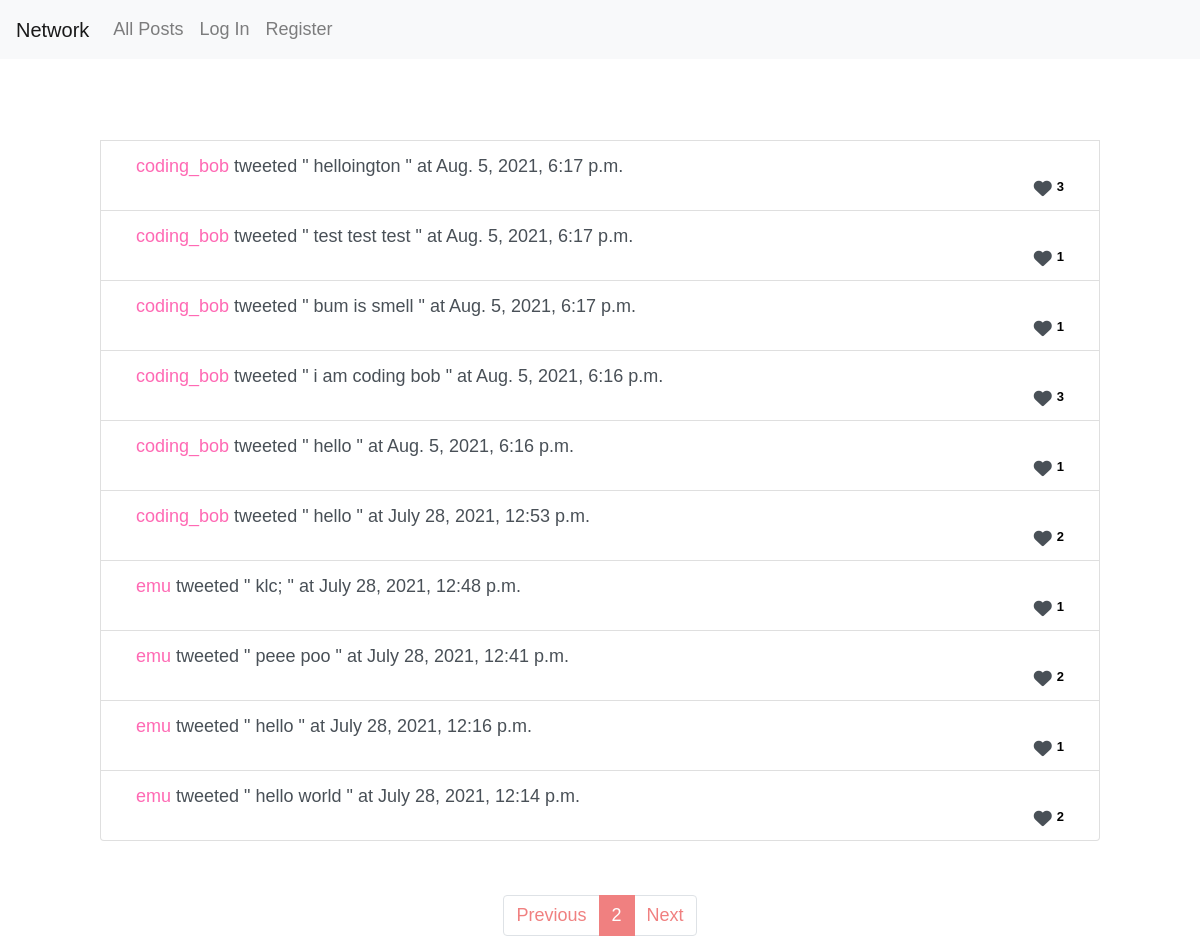
Screenshot of /?page=2 with the database file from the repository.
### network/models.py (models this page shows, shortened)
class Post(models.Model):
    user = models.ForeignKey(User, on_delete=models.CASCADE, default=0)
    user_name = models.CharField(max_length=25, default="string", null=True, blank=True)
    post = models.CharField(max_length=1440, default='', null=True, blank=True)
    time_added = models.DateTimeField(max_length=64, default=datetime.now(timezone.utc))
    likes = models.IntegerField(default="0")

### network/views.py (the view)
# urls.py: path("", views.index, name="index"),
def index(request):
    allposts = Post.objects.all().order_by('-time_added')
    for post in allposts:
        post.likes = Like.objects.filter(post=post).count()
        post.save()
    vals = allposts.values_list('id', 'user', 'user_name', 'post', 'time_added', 'likes')
    smem = Like.objects.filter(liker=request.user.id)
    smeg = smem.values_list('post')
    liked_posts = []
    for i in smeg:
        liked_posts.append(i[0])
    print("liked posts", liked_posts)
    paginator = Paginator(vals, 10)
    page_number = request.GET.get('page')
    page_obj = paginator.get_page(page_number)
    hello = vals[3]
    print("hello there: ", hello)
    form = EditForm({'id': vals[0], 'post': hello})
    return render(request, "network/index.html", {
        "vals": vals,
        "page_obj": page_obj,
        "form": form,
        "liked_posts": liked_posts
    })

### network/templates/network/index.html (shortened to what this page needs)
{% extends "network/layout.html" %}
{% block body %}
<div style="padding-left: 100px; padding-right: 100px;"><br><br>
        <br>
{% for i in page_obj.object_list %}
<li class="list-group-item list-group-item-action"> <div class="container">
<div id="divvo_{{ i.0 }}"><div class="tweeto_{{ i.0 }}"> <a href="{% url 'load_profile' i.1 %}"> {{ i.2 }} </a>tweeted " {{ i.3 }} " at {{ i.4 }} </div> </div>
{% if user.is_authenticated and i.0 not in liked_posts %}
<i class="fas fa-heart" id="authenticatedheart{{i.0}}"><div class="likes" id="likes{{i.0}}">   {{i.5}}</div> </i>
{% elif i.0 in liked_posts %}
<i class="fas fa-heart" id="authenticatedheart{{i.0}}" style="color:pink;"><div class="likes" id="likes{{i.0}}">   {{i.5}}</div> </i>
{% else %}
<i class="fas fa-heart" id="unauthenticatheart{{i.0}}"><div class="likes" id="likes{{i.0}}">   {{i.5}}</div> </i>
{% endif %}
{% endfor %}
</li></div><br><br>
{% endblock %}

### network/static/network/styles.css (style rules this page uses)
body { font-family: Arial, Helvetica, sans-serif; font-size: large; font-weight: 100 }
.list-group-item { display: flex; flex-direction: row; justify-content: space-between; }
.likes { font-family: Arial, Helvetica, sans-serif; color: black; float:right; font-size: small; text-align: right; margin-left: 5px; }
.fa-heart { float: right; text-align: right; }
.container { position: relative; }
a { color: hotpink; cursor: pointer; cursor: hand; }

### rows the page displays
Post: user_name "coding_bob", post "helloington", time_added "Aug. 5, 2021, 6:17 p.m.", likes "3"
Post: user_name "coding_bob", post "test test test", time_added "Aug. 5, 2021, 6:17 p.m.", likes "1"
Post: user_name "coding_bob", post "bum is smell", time_added "Aug. 5, 2021, 6:17 p.m.", likes "1"
Post: user_name "coding_bob", post "i am coding bob", time_added "Aug. 5, 2021, 6:16 p.m.", likes "3"
Post: user_name "coding_bob", post "hello", time_added "Aug. 5, 2021, 6:16 p.m.", likes "1"
Post: user_name "coding_bob", post "hello", time_added "July 28, 2021, 12:53 p.m.", likes "2"
Post: user_name "emu", post "klc;", time_added "July 28, 2021, 12:48 p.m.", likes "1"
Post: user_name "emu", post "peee poo", time_added "July 28, 2021, 12:41 p.m.", i "2"
Post: user_name "emu", post "hello", time_added "July 28, 2021, 12:16 p.m.", likes "1"
Post: user_name "emu", post "hello world", time_added "July 28, 2021, 12:14 p.m.", i "2"

### other values shown
{{ n }} "2"
